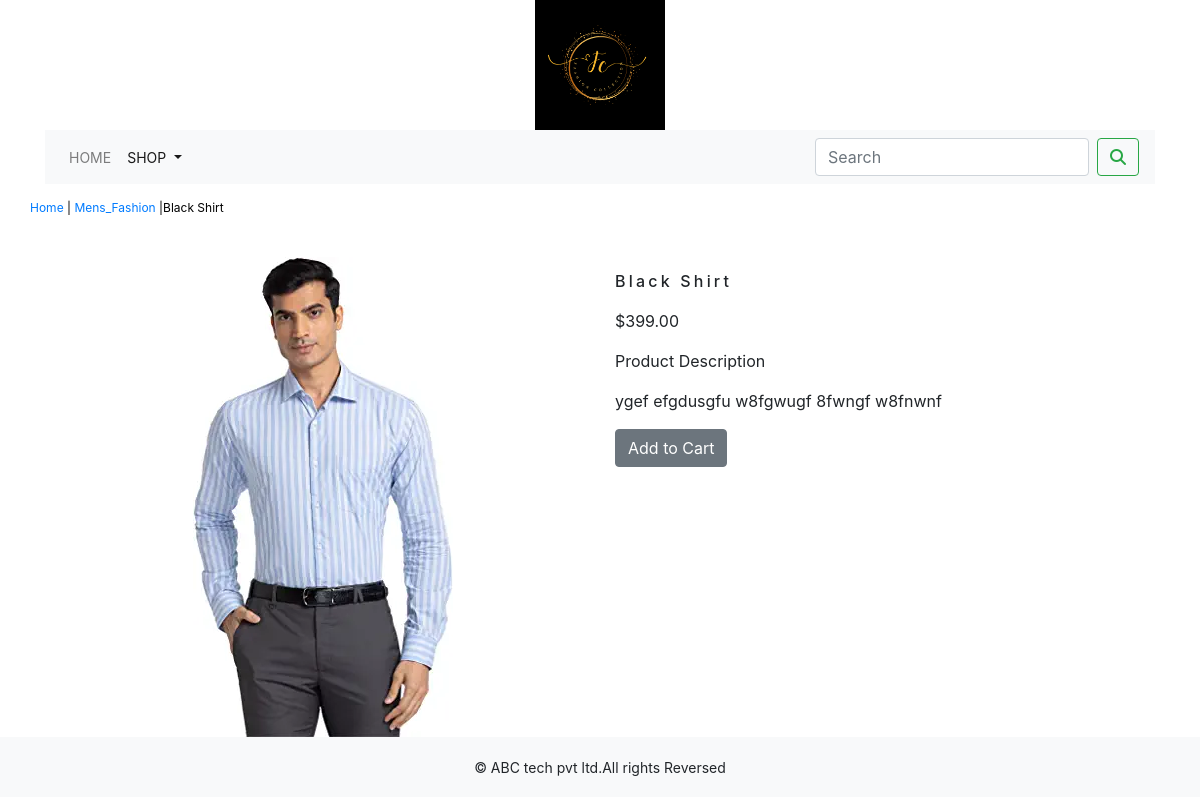
The app's page /shop/mens_fashion/black-shirt/ with its own data.
### shop/models.py (models this page shows, shortened)
class Product(models.Model):
    name = models.CharField(max_length=250, unique=True)
    slug = models.SlugField(max_length=250, unique=True)
    description = models.TextField(blank=True)
    price = models.DecimalField(max_digits=10, decimal_places=2)
    category = models.ForeignKey(Category, on_delete=models.CASCADE)
    image = models.ImageField(upload_to='product', blank=True)
    stock = models.IntegerField()
    available = models.BooleanField(default=True)
    created = models.DateTimeField(auto_now_add=True)
    updated = models.DateTimeField(auto_now=True)
    class Meta:
        ordering=('name',)
        verbose_name='product'
        verbose_name_plural='products'

class Category(models.Model):
    name=models.CharField(max_length=250,unique=True)
    slug=models.SlugField(max_length=250,unique=True)
    description=models.TextField(blank=True)
    image=models.ImageField(upload_to='category',blank=True)
    class Meta:
        ordering=('name',)
        verbose_name='category'
        verbose_name_plural='categories'
    def get_url(self):
        return reverse('shop:products_by_category', args=[self.slug])
    def __str__(self):
        return '{}' .format(self.name)

### shop/views.py (the view)
# urls.py: path('<slug:c_slug>/<slug:product_slug>/', views.proDetail, name='prodCatdetail'),
def proDetail(request,c_slug,product_slug):
    try:
        product=Product.objects.get(category__slug=c_slug,slug=product_slug)
    except Exception as e:
        raise e
    return render(request,'product.html', {'product':product})

### cart/context_processors.py (called while the page is built)
def counter(request):
    item_count=0
    if 'admin' in request.path:
        return {}
    else:
        try:
            cart=Cart.objects.filter(cart_id=_cart_id(request))
            car_items=CartItem.objects.all().filter(cart=cart[:1])
            for cart_item in car_items:
                item_count += cart_item.quantity
        except Cart.DoesNotExist:
            item_count =0
    return dict(item_count=item_count)

### cart/views.py (called while the page is built)
def _cart_id(request):
    cart=request.session.session_key
    if not cart:
        cart=request.session.create()
    return cart

### shop/context_processors.py (called while the page is built)
def menu_links(request):
    links=Category.objects.all()
    return dict(links=links)

### templates/product.html (shortened to what this page needs)
{% extends 'base.html' %}
{% load static %}
{% block content %}
<div class="row my_prod_row_class">
    <div class="mx_auto">
        <p><a href="{% url 'shop:allProdCat' %}">Home</a> | <a href="{{product.category.get_url}}">{{product.category}}</a> |{{product.name}}</p>
    </div>
</div>
<div class="container">
<br>
<div class="row">
    <div class="col-12 col-sm-12 col-md-12 col-lg-6 text-center">
        <div style="min-width:18rem;">
            <img src="{{product.image.url}}" alt="{{product.name}}">
        </div>
    </div>
        <div class="col-12 col-sm-12 col-md-12 col-lg-6">
            <div>
            <h1 class="my_prod_title">{{product.name}}</h1>
            <p>${{product.price}}</p>
            <p class="my_title">Product Description</p>
            <p class="text-justify my_prod_text">{{product.description}}</p>
            {% if product.stock <= 0 %}
            <p class="text-justify my_prod_text"><b>Out of Stock</b></p>
            {% else %}
            <a class="btn btn-secondary" href="{% url 'cart:add_cart' product.id %}">Add to Cart</a>
            {% endif %}
        </div>
    </div>
</div>
</div>
{% endblock %}

### static/css/custom.css (style rules this page uses)
body { font-family: 'Poppins', sans-serif; }
.my_title { font-size : 16px; text_transform : uppercase; latter-spacing : .2em; }
.my_prod_row_class { padding-top : 15px; padding-bottom : }
.my_prod_row_class .mx_auto { color : #000; font-size : 12px; text-decoration : none; }
.my_prod_title { font-size : 16px; text_transform : uppercase; letter-spacing : .2em; padding-top : 15px; padding-bottom : 10px; }
.my_prod_text { padding-right : 20px; }

### records on screen
Product: category "Mens_Fashion", name "Black Shirt", image (picture), price "399.00", description "ygef efgdusgfu w8fgwugf 8fwngf w8fnwnf"
